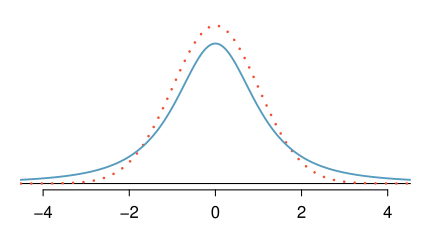

Reproduce this figure in R.
library(openintro)
data(COL)

myPDF('tDistCompareToNormalDist.pdf', 4.3, 2.3,
      mar = c(2, 1, 1, 1),
      mgp = c(5, 0.6, 0))
plot(c(-4.2, 4.2),
     c(0, dnorm(0)),
     type = 'n',
     axes = FALSE)
axis(1)
abline(h = 0)

X <- seq(-5, 5, 0.01)
Y <- dnorm(X)
lines(X, Y, lty = 3, lwd = 2.5, col = COL[4])

Y <- dt(X, 2)
lines(X, Y, lwd = 1.8, col = COL[1])

dev.off()
